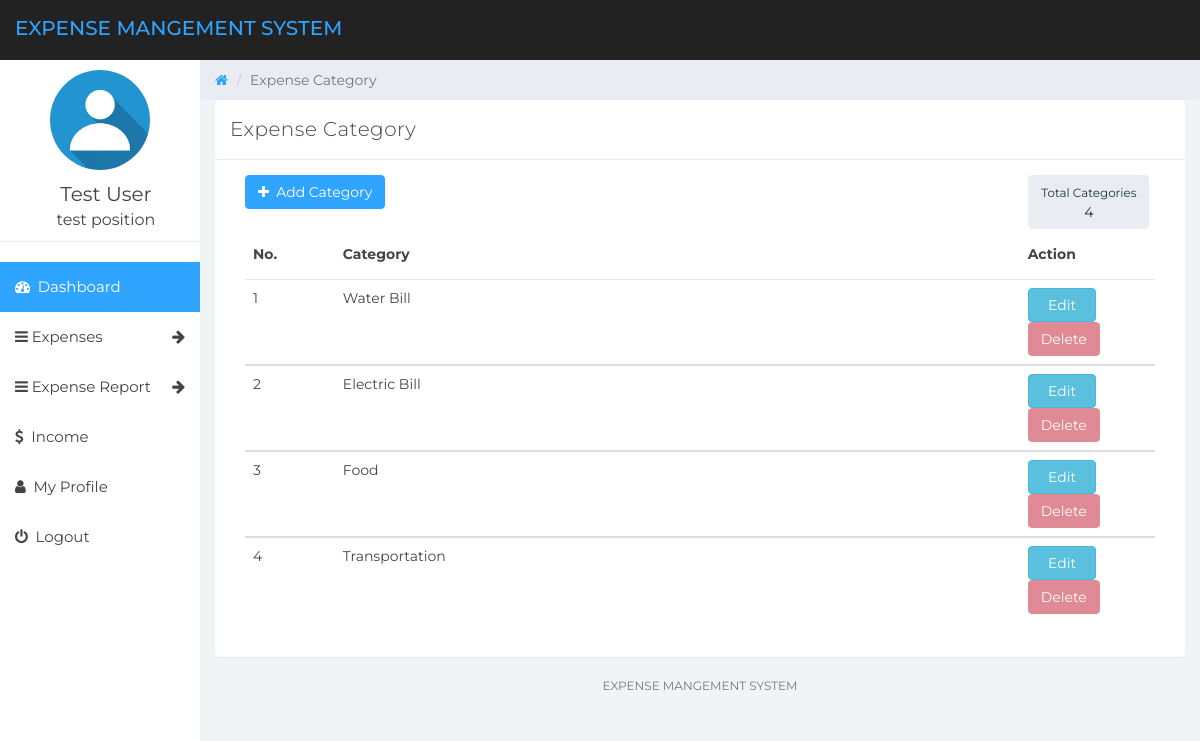
/add-expense-category.php (signed in), run on the app's committed database.
### tables this page shows
CREATE TABLE `tbluser` (
  `ID` int(10) NOT NULL,
  `FullName` varchar(150) DEFAULT NULL,
  `Email` varchar(200) DEFAULT NULL,
  `MobileNumber` bigint(10) DEFAULT NULL,
  `Password` varchar(200) DEFAULT NULL,
  `RegDate` timestamp NOT NULL DEFAULT current_timestamp(),
  `Position` varchar(200) DEFAULT NULL,
  `Image` blob DEFAULT NULL
);

CREATE TABLE `tblexpensecategory` (
  `ID` int(11) NOT NULL,
  `UserId` int(11) NOT NULL,
  `Category` varchar(200) DEFAULT NULL,
  `Category_Created` date DEFAULT current_timestamp()
);

### add-expense-category.php (the view, shortened to what this page needs)
<?php
include('includes/dbconnection.php');
if (strlen($_SESSION['detsuid'] == 0)) {
	header('location:logout.php');
} else {
	$userid = $_SESSION['detsuid'];
	$getQuery = mysqli_query($con, "select COUNT(*) as count from tblexpensecategory where UserId='$userid'");
	$rowCount = mysqli_fetch_array($getQuery);
?>
	<!DOCTYPE html>
	<html>
	<head>
		<link href="css/bootstrap.min.css" rel="stylesheet">
		<link href="css/font-awesome.min.css" rel="stylesheet">
		<link href="css/datepicker3.css" rel="stylesheet">
		<link href="css/styles.css" rel="stylesheet">
	</head>
	<body>
		<?php include_once('includes/header.php'); ?>
		<?php include_once('includes/sidebar.php'); ?>
		<div class="col-sm-9 col-sm-offset-3 col-lg-10 col-lg-offset-2 main">
			<div class="row">
				<ol class="breadcrumb">
					<li><a href="#">
							<em class="fa fa-home"></em>
						</a></li>
					<li class="active">Expense Category</li>
				</ol>
			</div>
			<div class="row">
				<div class="col-lg-12">
					<div class="panel panel-default">
						<div class="panel-heading">Expense Category</div>
						<div class="panel-body">
							<div class="col-md-10">
							<div class="form-group has-success">
								<a data-toggle="modal" data-target="#addCategory" class="btn btn-primary"><em class="fa fa-plus">&nbsp;</em> Add Category</a>
							</div>
							</div>
							<div class="col-md-2">
								<label class="btn btn-default" data-ng-disabled="true">
									<small id="lblTotalCategories">Total Categories</small>
									<div ><?php echo $rowCount['count']; ?></div>
								</label>
							</div>
							<div class="col-md-12">
								<div class="table-responsive-sm">
									<table class="table table-hover">
										<thead>
											<tr>
												<th style="width: 10%">No.</th>
												<th style="width: 75%">Category</th>
												<th></th>
												<th style="width: 15%">Action</th>
											</tr>
										</thead>
										<?php
										$ret = mysqli_query($con, "select * from tblexpensecategory where UserId='$userid'");
										$cnt = 1;
										while ($row = mysqli_fetch_array($ret)) {
										?>
											<tbody>
												<tr>
													<td><?php echo $cnt; ?></td>
													<td><?php echo $row['Category']; ?> </td>
													<td><span hidden='true'><?php echo  $row['ID']; ?></span></td>
													<td>
														<button data-toggle="modal" class="btn btn-info editbtn">&nbsp; Edit &nbsp;</button>
														<button data-toggle="modal" class="btn btn-danger deletebtn"> Delete </button>
													</td>
												</tr>
											<?php $cnt = $cnt + 1;
										} ?>
											</tbody>
									</table>
								</div>
							</div>
						</div>
					</div>
				</div>
				<?php include_once('includes/footer.php'); ?>
			</div>
		</div>
	</body>
	</html>
	<?php } ?>

### includes/sidebar.php (shortened to what this page needs)
<?php
include('includes/dbconnection.php');
?>
<div id="sidebar-collapse" class="col-sm-3 col-lg-2 sidebar wrapper">
  <div class="profile-sidebar">
    <?php
    $userid = $_SESSION['detsuid'];
    $query = mysqli_query($con, "select * from tbluser where ID='$userid'");
    $row = mysqli_fetch_array($query);
    $noImage = './assets/images/users/default-profile-picture.jpg';
    ?>
    <div class="profile-userpic">
      <img src="<?php if ($row['Image']) {
												echo $row['Image'];
                      } else { echo $noImage; } ?>" class="img-responsive" alt="image" class="responsive">
    </div>
    <div class="profile-usertitle">
      <div class="profile-usertitle-name"><?php echo $row['FullName']; ?></div>
      <div class="profile-usertitle-position"><?php echo $row['Position']; ?></div>
    </div>
  </div>
  <ul class="nav menu" id="wrapper">
    <li class="active"><a href="dashboard.php"><em class="fa fa-dashboard">&nbsp;</em> Dashboard</a></li>
    <li class="parent "><a data-toggle="collapse" href="#sub-item-1">
        <em class="fa fa-navicon">&nbsp;</em>Expenses <span data-toggle="collapse" href="#sub-item-1" class="icon pull-right"><em class="fa fa-arrow-right"></em></span>
      </a>
    </li>
    <li class="parent "><a data-toggle="collapse" href="#sub-item-2">
        <em class="fa fa-navicon">&nbsp;</em>Expense Report <span data-toggle="collapse" href="#sub-item-1" class="icon pull-right"><em class="fa fa-arrow-right"></em></span>
      </a>
    </li>
    <li><a href="add-income.php"><em class="fa fa-usd">&nbsp;</em> Income</a></li>
    <li><a href="user-profile.php"><em class="fa fa-user">&nbsp;</em> My Profile</a></li>
    <li><a data-toggle="modal" data-target="#logOut"><em class="fa fa-power-off">&nbsp;</em> Logout</a></li>
  </ul>
</div>

### css/styles.css (style rules this page uses)
body { background: #f1f4f7; padding-top: 60px; font-size: 14px; color: #444444; font-family: "Montserrat", "Helvetica Neue", Helvetica, Arial, sans-serif; }
a, a:hover, a:focus { color: #30a5ff; }
.btn-default, .btn-default:hover, .btn-default:focus, .btn-default:active, .btn-default.active, .open > .dropdown-toggle.btn-default, .btn-default.disabled, .btn-default[disabled], fieldset[disabled] .btn-default, .btn-default.disabled:hover, .btn-default[disabled]:hover, fieldset[disabled] .btn-default:hover, .btn-default.disabled:focus, .btn-default[disabled]:focus, fieldset[disabled] .btn-default:focus, .btn-default.disabled:active, .btn-default[disabled]:active, fieldset[disabled] .btn-default:active, .btn-default.disabled.active, .btn-default[disabled].active, fieldset[disabled] .btn-default.active { background-color: #e9ecf2; border-color: #e9ecf2; color: #1b3548; }
.btn-primary, .btn-primary:hover, .btn-primary:focus, .btn-primary:active, .btn-primary.active, .open > .dropdown-toggle.btn-primary, .btn-primary.disabled, .btn-primary[disabled], fieldset[disabled] .btn-primary, .btn-primary.disabled:hover, .btn-primary[disabled]:hover, fieldset[disabled] .btn-primary:hover, .btn-primary.disabled:focus, .btn-primary[disabled]:focus, fieldset[disabled] .btn-primary:focus, .btn-primary.disabled:active, .btn-primary[disabled]:active, fieldset[disabled] .btn-primary:active, .btn-primary.disabled.active, .btn-primary[disabled].active, fieldset[disabled] .btn-primary.active { background-color: #30a5ff; border-color: #30a5ff; }
.btn-danger, .btn-danger:hover, .btn-danger:focus, .btn-danger:active, .btn-danger.active, .open > .dropdown-toggle.btn-danger, .btn-danger.disabled, .btn-danger[disabled], fieldset[disabled] .btn-danger, .btn-danger.disabled:hover, .btn-danger[disabled]:hover, fieldset[disabled] .btn-danger:hover, .btn-danger.disabled:focus, .btn-danger[disabled]:focus, fieldset[disabled] .btn-danger:focus, .btn-danger.disabled:active, .btn-danger[disabled]:active, fieldset[disabled] .btn-danger:active, .btn-danger.disabled.active, .btn-danger[disabled].active, fieldset[disabled] .btn-danger.active { background-color: #df8a95; border-color: #df8a95; }
.panel { border: 0; }
.panel-heading { font-size: 20px; font-weight: 300; letter-spacing: 0.025em; height: 60px; line-height: 38px; }
.panel-default .panel-heading { background: #fff; border-bottom: 1px solid #e9ecf2; color: #444444; }
.sidebar { display: block; padding: 0; display: none; box-shadow: none; background: #fff; }
.sidebar ul { margin: 20px 0px; }
@media (min-width: 768px) { .sidebar { display: block; position: fixed; top: 60px; bottom: 0; left: 0; z-index: 1000; display: block; margin: 0; padding: 0; overflow-x: hidden; overflow-y: auto; } }
.sidebar ul.nav .active a, .sidebar ul.nav li.parent a.active, .sidebar ul.nav .active > a:hover, .sidebar ul.nav li.parent a.active:hover, .sidebar ul.nav .active > a:focus, .sidebar ul.nav li.parent a.active:focus { color: #fff; background-color: #30a5ff; }
.sidebar ul.nav li a { height: 50px; font-size: 15px; line-height: 2em; color: #444444; }
.profile-sidebar { padding: 10px 0; border-bottom: 1px solid #e9ecf2; }
.profile-userpic img { display: block; margin-left: auto; margin-right: auto; width: 50%; border-radius: 9999px !important; }
.profile-usertitle { float: center; text-align: center; margin: 10px 0 0 12px; }
.profile-usertitle-name { font-size: 20px; margin-bottom: 0px; }
.profile-usertitle-position { font-size: 16px; margin-bottom: 0px; }
.breadcrumb { border-radius: 0; padding: 10px 15px 10px 15px; background: #e9ecf2; margin: 0; }
.table { background: #fff; }
.table > thead > tr > th { border-bottom: 1px solid #e6e7e8; vertical-align: middle; height: 50px; }

### data on the page
tbluser: FullName "Test User", Position "test position"
tblexpensecategory: Category "Water Bill"
tblexpensecategory: Category "Electric Bill"
tblexpensecategory: Category "Food"
tblexpensecategory: Category "Transportation"

### other printed values
$rowCount['count'] "4"
